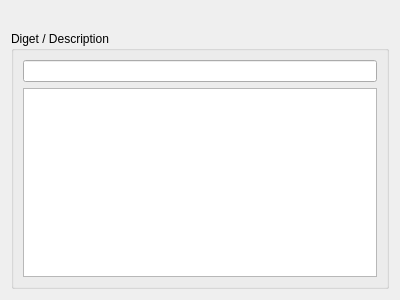
<?xml version="1.0" encoding="UTF-8"?>
<ui version="4.0">
 <class>Help::Page::Message</class>
 <widget class="QWidget" name="Help::Page::Message">
  <property name="geometry">
   <rect>
    <x>0</x>
    <y>0</y>
    <width>400</width>
    <height>300</height>
   </rect>
  </property>
  <property name="windowTitle">
   <string>Form</string>
  </property>
  <layout class="QVBoxLayout" name="verticalLayout_2">
   <item>
    <widget class="QLabel" name="keyInfo">
     <property name="text">
      <string/>
     </property>
     <property name="alignment">
      <set>Qt::AlignLeading|Qt::AlignLeft|Qt::AlignVCenter</set>
     </property>
    </widget>
   </item>
   <item>
    <widget class="QGroupBox" name="digestGroup">
     <property name="title">
      <string>Diget / Description</string>
     </property>
     <property name="flat">
      <bool>true</bool>
     </property>
     <layout class="QVBoxLayout" name="verticalLayout">
      <item>
       <widget class="QLineEdit" name="digestEdit"/>
      </item>
      <item>
       <widget class="QPlainTextEdit" name="descrptionEdit"/>
      </item>
     </layout>
    </widget>
   </item>
  </layout>
 </widget>
 <resources/>
 <connections/>
</ui>
